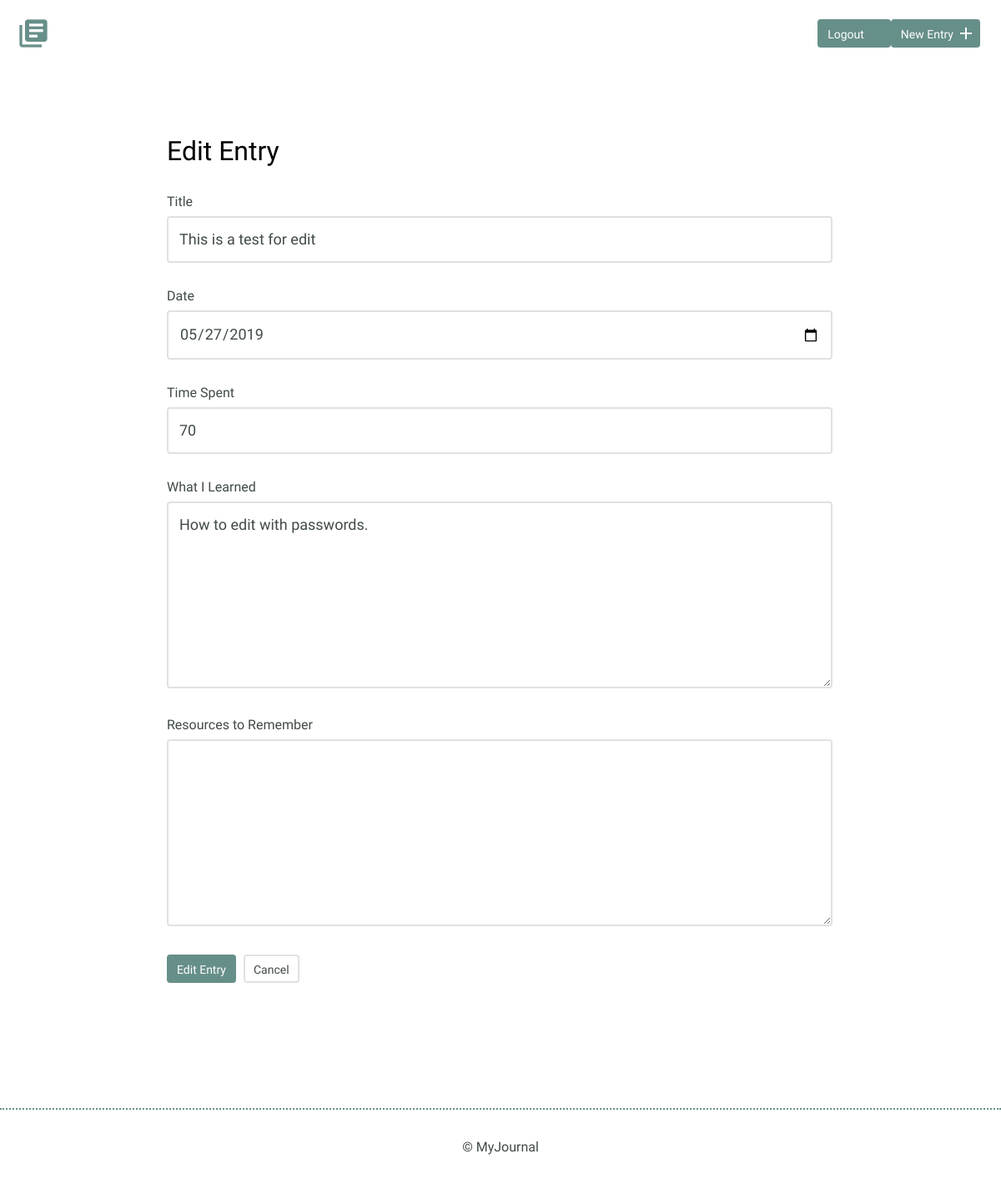
Page /entries/3/edit (signed in) on the committed database.
### models.py (models this page shows)
class Entry(Model):
    user = ForeignKeyField(User, related_name='entries')
    title = CharField(max_length=100)
    date = DateField(formats=['%Y-%m-%d'])
    time = IntegerField()
    learned = TextField()
    resources = TextField()
    class Meta:
        database = DATABASE
        order_by = ('date',)

### app.py (the view, shortened to what this page needs)
@app.route('/entries/<id>/edit', methods=('GET', 'POST'))
@login_required
def edit_entry(id):
    existing_entry = get_entry(id)
    form = forms.EntryForm()
    return render_template('edit.html', form=form, entry=existing_entry)

### forms.py
class EntryForm(Form):
    title = StringField('Title', validators=[DataRequired()])
    date = DateField('Date', validators=[DataRequired()])
    time = IntegerField('Time Spent', validators=[DataRequired()])
    learned = TextAreaField('What I Learned', validators=[DataRequired()])
    resources = TextAreaField('Resources To Remember')

### app.py (called while the page is built)
@login_manager.user_loader
def user_loader(userid):
    try:
        return models.User.get(models.User.id == userid)
    except models.DoesNotExist:
        return None

@app.before_request
def before_request():
    g.db = models.DATABASE
    g.db.connect()
    g.user = current_user

@app.after_request
def after_request(response):
    g.db.close()
    return response

def get_entry(id):
    try:
        entry = models.Entry.select().where(models.Entry.id == id).get()
    except models.DoesNotExist:
        abort(404)
    return entry

### templates/edit.html (shortened to what this page needs)
{% extends 'layout.html' %}
{% block content %}
<section>
  <div class="container">
    <div class="new-entry">
      <h2>Edit Entry</h2>
        <form method='POST' action=''>
          <label for="title">Title</label>
          <input id="title" type="text" name="title" value="{{ entry.title }}"><br>
          <label for="date">Date</label>
          <input id="date" type="date" name="date" value="{{ entry.date }}"><br>
          <label for="time-spent">Time Spent</label>
          <input id="time-spent" type="text" name="time" value="{{ entry.time }}"><br>
          <label for="what-i-learned">What I Learned</label>
          <textarea id="what-i-learned" rows="5" name="learned">{{ entry.learned }}</textarea>
          <label for="resources-to-remember">Resources to Remember</label>
          <textarea id="resources-to-remember" rows="5" name="resources"></textarea>
          <input type="submit" value="Edit Entry" class="button">
          <a href="{{ url_for('index') }}" class="button button-secondary">Cancel</a>
        </form>
      </div>
    </div>
</section>
{% endblock %}

### static/css/site.css (style rules this page uses)
body { font-size: 16px; color: #404a49; font-family: 'Cousine', serif; font-weight: 400; }
.container { margin: 0 auto; padding: 0 25px; }
.button { padding: 8px 10px 6px 10px; background: #678f89; border: 2px solid #678f89; border-radius: 4px; text-decoration: none; color: #FFF; position: relative; text-align: center; font-size: 14px; }
.button.button-secondary { background: #FFF; border: 2px solid #e1e1e1; color: #404a49; }
h1, h2, h3 { margin: 0; font-weight: 400; line-height: 1em; color: #000; }
h2 { font-size: 32px; }
.entry-list, .edit-entry, .new-entry { max-width: 800px; margin: 0 auto; padding: 70px 0 150px 0; }
.edit-entry h2, .new-entry h2 { margin-bottom: 35px; }
form label { display: block; margin-bottom: 8px; }
form input[type=text], form input[type=password], form input[type=date], form textarea { border: 2px solid #e1e1e1; font-size: 18px; line-height: 1.8em; padding:10px 13px; margin-bottom: 30px; border-radius: 4px; width: calc(100% - 32px); }
.edit-entry form textarea, .new-entry form textarea { min-height: 200px; }
input[type=submit] { margin-right: 5px; }

### rows in the picture
Entry: title "This is a test for edit", date "05/27/2019", time "70", learned "How to edit with passwords."
